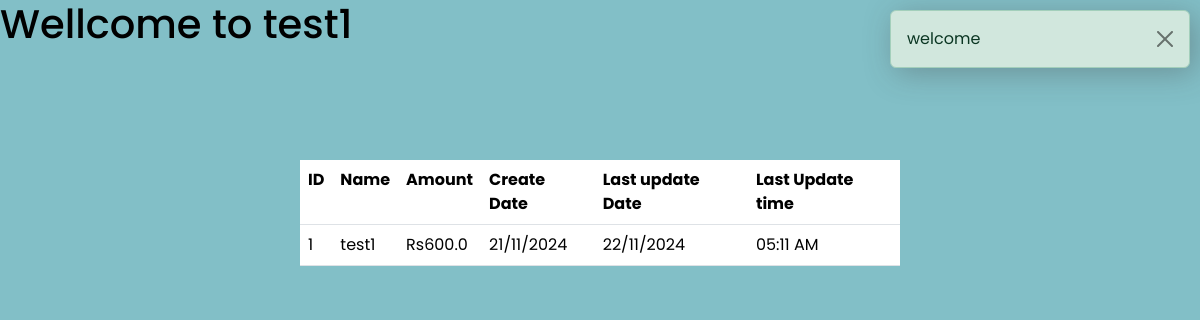
/ (signed in), run on an earlier commit of the app's database.
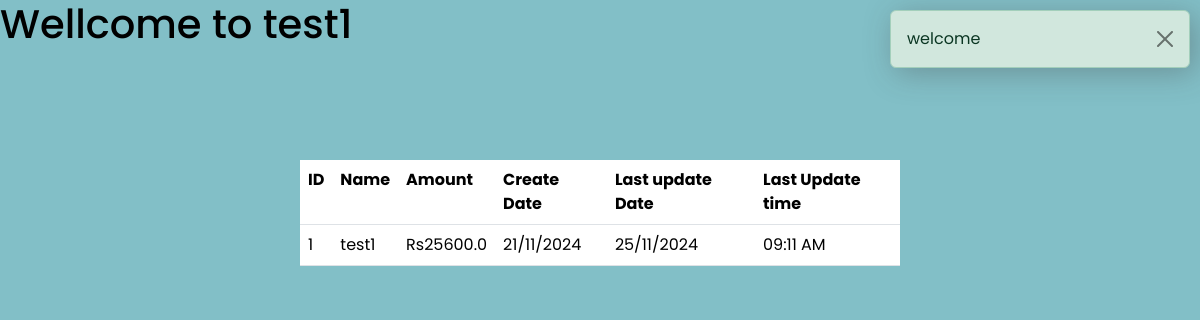
And on a later commit of the database.
### DebtNote.py (models this page shows)
class User(db.Model):
    id = db.Column(db.Integer,Sequence('user_id-seq',start=0) ,primary_key=True)
    user = db.Column(db.String(50), unique = True, nullable = False)
    password = db.Column(db.CHAR(100), unique = True, nullable = False)
    user_level = db.Column(db.Integer, nullable = False)
    debt = db.Column(db.Float, nullable = False)
    flag = db.Column(db.Integer)
    created_at = db.Column(db.DateTime, default=datetime.now(pytz.utc).astimezone(tzone))
    updated_at = db.Column(db.DateTime, onupdate=datetime.now(pytz.utc).astimezone(tzone))

### DebtNote.py (the view)
@app.route('/')
def index():
    if 'user' not in session or session['user'] is None:
        return redirect(url_for("login"))
    if session["user_level"] == 1:
        return redirect(url_for('admin'))
    if session["user_level"] == 0:
        datas = User.query.filter_by(user = session["user"]).all()
        flash("welcome", category="message")
        return render_template("user.html",datas=datas)

### templates/user.html (shortened to what this page needs)
{%extends "base.html" %}
{% block head %}
    <link rel="stylesheet" href="{{ url_for('static',filename ='user-style.css') }}">
{% endblock %}
{% block content %}
{% for data in datas%}
<h1>Wellcome to {{data.user}}</h1>
    <div class="content">
        <table class="table">
            <tr>
                <th>ID</th>
                <th>Name</th>
                <th>Amount</th>
                <th>Create Date</th>
                <th>Last update Date</th>
                <th>Last Update time</th>
            </tr>
            <tr>
                <td>{{data.id-1}}</td>
                <td>{{data.user}}</td>
                <td>Rs{{data.debt}}</td>
                <td>{{data.created_at.strftime('%d/%m/%Y')}}</td>
                <td>{{data.updated_at.strftime('%d/%m/%Y')}}</td>
                <td>{{data.updated_at.strftime('%H:%m %p')}}</td>
            </tr>
        </table>
    </div>
{% endfor %}
{% endblock %}

### templates/base.html (shortened to what this page needs)
<!DOCTYPE html>
<html lang="en">
<head>
    <link href="https://cdn.jsdelivr.net/npm/bootstrap@5.3.3/dist/css/bootstrap.min.css" rel="stylesheet">
    <link href="https://getbootstrap.com/docs/5.3/assets/css/docs.css" rel="stylesheet">
    <link rel="stylesheet" href="{{ url_for('static',filename = 'base-style.css') }}">
    {% block head %}
    {% endblock %}
</head>
<body>
    {% with messages = get_flashed_messages(with_categories=true) %}
        {% if messages %}
            {% for category,message in messages %}
                {% if category == "message" %}
                <div class="alert alert-success alert-dismissible fade show" role="alert">
                    {{message}}
                    <button type="button" class="btn-close" data-bs-dismiss="alert" aria-label="Close"></button>
                  </div>
                {% else %}
                <div class="alert alert-danger alert-dismissible fade show" role="alert">
                    {{message}}
                    <button type="button" class="btn-close" data-bs-dismiss="alert" aria-label="Close"></button>
                  </div>
                {% endif %}
            {% endfor %}
        {% endif %}
    {% endwith %}
    <main>
        {% block content %}
        {% endblock %}
    </main>
</body>
</html>

### static/base-style.css (style rules this page uses)
:root { --base-clr:#11121a; --line-clr:#42434a; --hover-clr:#222533; --acent-clr:#5e63ff; --text-clr:#e6e6ef; --secondery-text-clr:#b0b3c1; }
* { margin:0; padding: 0; }
body { font-family: Poppins,'Segoe UI', Tahoma, Geneva, Verdana, sans-serif; color: var(--text-clr); min-height: 100vh; min-height: 100dvh; background-color: var(--base-clr); display:grid; grid-template-columns: auto 1fr; grid-template-rows: auto 1fr; grid-template-areas: "sidebar alert" "sidebar main" }
.alert { grid-area: alert; position: absolute; top: 10px; right: 10px; width: 25%; z-index: 10000; box-shadow: 5px 5px 30px rgba(65, 61, 61, 0.342); }

### static/user-style.css (style rules this page uses)
body { background: rgb(130, 191, 199); color: rgb(0, 0, 0); }
.content { position: absolute; top: 20%; left: 50%; transform: translate(-50%); height: 35vh; }
.content table { border-radius: 40px; }

What changed in the data, as far as the page shows it:
changed User "test1": debt "600.0" → "25600.0"; updated_at "22/11/2024" → "25/11/2024"; updated_at "05:11 AM" → "09:11 AM"
